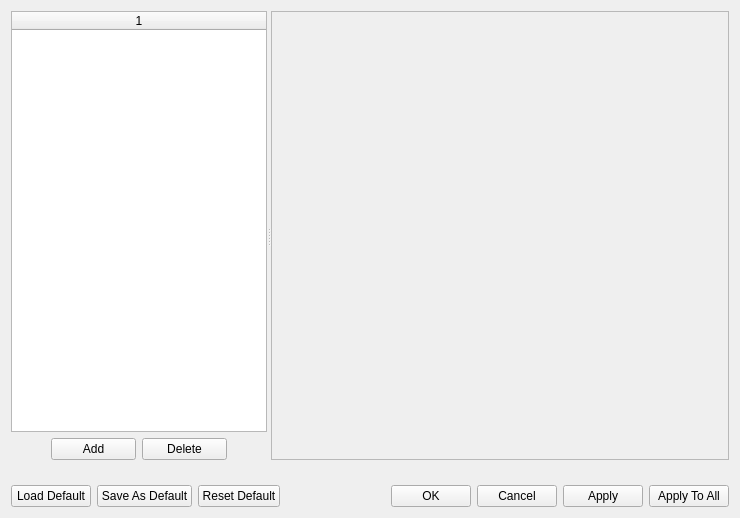
<?xml version="1.0" encoding="UTF-8"?>
<ui version="4.0">
 <class>BlotterMonitorsDialog</class>
 <widget class="QWidget" name="BlotterMonitorsDialog">
  <property name="geometry">
   <rect>
    <x>0</x>
    <y>0</y>
    <width>740</width>
    <height>518</height>
   </rect>
  </property>
  <property name="windowTitle">
   <string>Blotter Task Properties</string>
  </property>
  <layout class="QVBoxLayout" name="verticalLayout_2" stretch="1,0">
   <property name="spacing">
    <number>25</number>
   </property>
   <item>
    <widget class="QSplitter" name="m_splitter">
     <property name="sizePolicy">
      <sizepolicy hsizetype="Preferred" vsizetype="Preferred">
       <horstretch>0</horstretch>
       <verstretch>0</verstretch>
      </sizepolicy>
     </property>
     <property name="orientation">
      <enum>Qt::Horizontal</enum>
     </property>
     <property name="childrenCollapsible">
      <bool>false</bool>
     </property>
     <widget class="QWidget" name="layoutWidget">
      <layout class="QVBoxLayout" name="m_monitorListLayout" stretch="1,0">
       <property name="sizeConstraint">
        <enum>QLayout::SetDefaultConstraint</enum>
       </property>
       <item>
        <widget class="QTableWidget" name="m_monitorTable">
         <property name="sizePolicy">
          <sizepolicy hsizetype="Minimum" vsizetype="Preferred">
           <horstretch>0</horstretch>
           <verstretch>0</verstretch>
          </sizepolicy>
         </property>
         <property name="minimumSize">
          <size>
           <width>0</width>
           <height>0</height>
          </size>
         </property>
         <property name="maximumSize">
          <size>
           <width>16777215</width>
           <height>16777215</height>
          </size>
         </property>
         <property name="baseSize">
          <size>
           <width>0</width>
           <height>0</height>
          </size>
         </property>
         <property name="showDropIndicator" stdset="0">
          <bool>false</bool>
         </property>
         <property name="dragDropOverwriteMode">
          <bool>true</bool>
         </property>
         <property name="selectionMode">
          <enum>QAbstractItemView::SingleSelection</enum>
         </property>
         <property name="selectionBehavior">
          <enum>QAbstractItemView::SelectRows</enum>
         </property>
         <property name="showGrid">
          <bool>false</bool>
         </property>
         <property name="wordWrap">
          <bool>false</bool>
         </property>
         <property name="cornerButtonEnabled">
          <bool>true</bool>
         </property>
         <property name="columnCount">
          <number>1</number>
         </property>
         <attribute name="horizontalHeaderCascadingSectionResizes">
          <bool>false</bool>
         </attribute>
         <attribute name="horizontalHeaderDefaultSectionSize">
          <number>0</number>
         </attribute>
         <attribute name="horizontalHeaderHighlightSections">
          <bool>false</bool>
         </attribute>
         <attribute name="horizontalHeaderMinimumSectionSize">
          <number>0</number>
         </attribute>
         <attribute name="horizontalHeaderStretchLastSection">
          <bool>true</bool>
         </attribute>
         <attribute name="verticalHeaderVisible">
          <bool>false</bool>
         </attribute>
         <attribute name="verticalHeaderHighlightSections">
          <bool>false</bool>
         </attribute>
         <attribute name="verticalHeaderMinimumSectionSize">
          <number>0</number>
         </attribute>
         <column/>
        </widget>
       </item>
       <item>
        <layout class="QHBoxLayout" name="m_monitorButtonsLayout" stretch="1,0,0,1">
         <property name="sizeConstraint">
          <enum>QLayout::SetDefaultConstraint</enum>
         </property>
         <item>
          <spacer name="m_leftButtonSpacer">
           <property name="orientation">
            <enum>Qt::Horizontal</enum>
           </property>
           <property name="sizeType">
            <enum>QSizePolicy::Maximum</enum>
           </property>
           <property name="sizeHint" stdset="0">
            <size>
             <width>40</width>
             <height>20</height>
            </size>
           </property>
          </spacer>
         </item>
         <item>
          <widget class="QPushButton" name="m_addButton">
           <property name="text">
            <string>Add</string>
           </property>
          </widget>
         </item>
         <item>
          <widget class="QPushButton" name="m_deleteButton">
           <property name="text">
            <string>Delete</string>
           </property>
           <property name="shortcut">
            <string>Del</string>
           </property>
          </widget>
         </item>
         <item>
          <spacer name="m_rightButtonSpacer">
           <property name="orientation">
            <enum>Qt::Horizontal</enum>
           </property>
           <property name="sizeType">
            <enum>QSizePolicy::Maximum</enum>
           </property>
           <property name="sizeHint" stdset="0">
            <size>
             <width>40</width>
             <height>20</height>
            </size>
           </property>
          </spacer>
         </item>
        </layout>
       </item>
      </layout>
     </widget>
     <widget class="QScrollArea" name="m_canvasScrollArea">
      <property name="sizePolicy">
       <sizepolicy hsizetype="Expanding" vsizetype="Preferred">
        <horstretch>1</horstretch>
        <verstretch>0</verstretch>
       </sizepolicy>
      </property>
      <property name="widgetResizable">
       <bool>true</bool>
      </property>
      <widget class="QWidget" name="m_canvasLayout">
       <property name="geometry">
        <rect>
         <x>0</x>
         <y>0</y>
         <width>456</width>
         <height>446</height>
        </rect>
       </property>
       <property name="sizePolicy">
        <sizepolicy hsizetype="Expanding" vsizetype="Expanding">
         <horstretch>0</horstretch>
         <verstretch>0</verstretch>
        </sizepolicy>
       </property>
       <layout class="QVBoxLayout" name="verticalLayout_3"/>
      </widget>
     </widget>
    </widget>
   </item>
   <item>
    <layout class="QHBoxLayout" name="m_buttonLayout" stretch="0,0,0,1,0,0,0,0">
     <property name="spacing">
      <number>6</number>
     </property>
     <property name="sizeConstraint">
      <enum>QLayout::SetDefaultConstraint</enum>
     </property>
     <item>
      <widget class="QPushButton" name="m_loadDefaultButton">
       <property name="text">
        <string>Load Default</string>
       </property>
      </widget>
     </item>
     <item>
      <widget class="QPushButton" name="m_saveAsDefaultButton">
       <property name="text">
        <string>Save As Default</string>
       </property>
      </widget>
     </item>
     <item>
      <widget class="QPushButton" name="m_resetDefaultButton">
       <property name="text">
        <string>Reset Default</string>
       </property>
      </widget>
     </item>
     <item>
      <spacer name="m_buttonSpacer">
       <property name="orientation">
        <enum>Qt::Horizontal</enum>
       </property>
       <property name="sizeHint" stdset="0">
        <size>
         <width>40</width>
         <height>20</height>
        </size>
       </property>
      </spacer>
     </item>
     <item>
      <widget class="QPushButton" name="m_okButton">
       <property name="text">
        <string>OK</string>
       </property>
      </widget>
     </item>
     <item>
      <widget class="QPushButton" name="m_cancelButton">
       <property name="text">
        <string>Cancel</string>
       </property>
      </widget>
     </item>
     <item>
      <widget class="QPushButton" name="m_applyButton">
       <property name="text">
        <string>Apply</string>
       </property>
      </widget>
     </item>
     <item>
      <widget class="QPushButton" name="m_applyToAllButton">
       <property name="text">
        <string>Apply To All</string>
       </property>
      </widget>
     </item>
    </layout>
   </item>
  </layout>
 </widget>
 <resources/>
 <connections/>
</ui>
